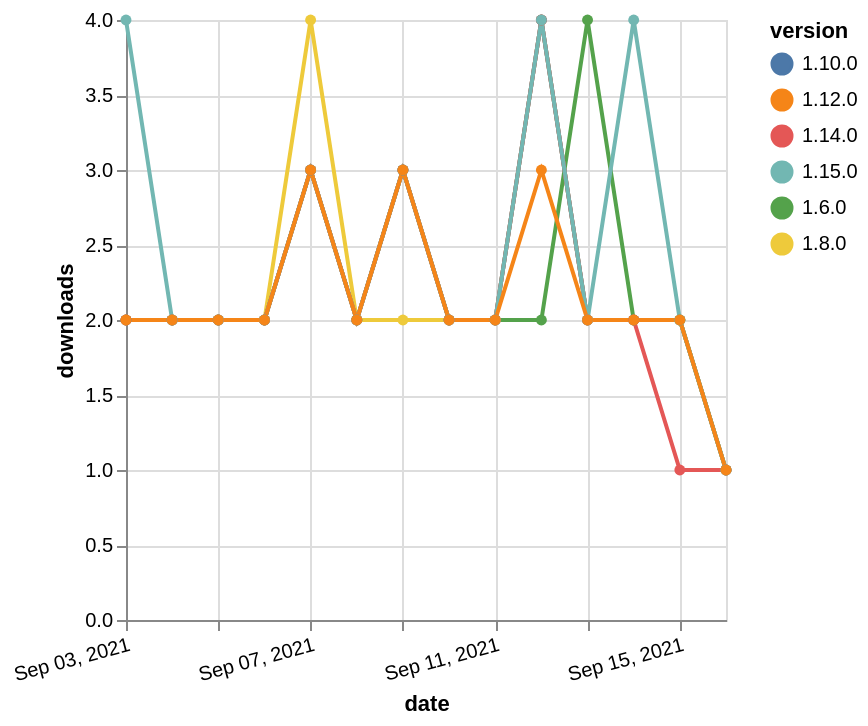

Source (Vega-Lite JSON):
### Vega-Lite specification from a JSON file in a GitHub repository (floating-point values rounded to 4 significant figures)
{"$schema": "https://vega.github.io/schema/vega-lite/v5.json", "description": "A simple bar chart with embedded data.", "data": {"values": [{"date": "2021-09-03", "total": 2356, "delta": 2, "version": "1.6.0"}, {"date": "2021-09-04", "total": 2358, "delta": 2, "version": "1.6.0"}, {"date": "2021-09-05", "total": 2360, "delta": 2, "version": "1.6.0"}, {"date": "2021-09-06", "total": 2362, "delta": 2, "version": "1.6.0"}, {"date": "2021-09-07", "total": 2365, "delta": 3, "version": "1.6.0"}, {"date": "2021-09-08", "total": 2367, "delta": 2, "version": "1.6.0"}, {"date": "2021-09-09", "total": 2370, "delta": 3, "version": "1.6.0"}, {"date": "2021-09-10", "total": 2372, "delta": 2, "version": "1.6.0"}, {"date": "2021-09-11", "total": 2374, "delta": 2, "version": "1.6.0"}, {"date": "2021-09-12", "total": 2376, "delta": 2, "version": "1.6.0"}, {"date": "2021-09-13", "total": 2380, "delta": 4, "version": "1.6.0"}, {"date": "2021-09-14", "total": 2382, "delta": 2, "version": "1.6.0"}, {"date": "2021-09-15", "total": 2384, "delta": 2, "version": "1.6.0"}, {"date": "2021-09-16", "total": 2385, "delta": 1, "version": "1.6.0"}, {"date": "2021-09-03", "total": 2458, "delta": 2, "version": "1.8.0"}, {"date": "2021-09-04", "total": 2460, "delta": 2, "version": "1.8.0"}, {"date": "2021-09-05", "total": 2462, "delta": 2, "version": "1.8.0"}, {"date": "2021-09-06", "total": 2464, "delta": 2, "version": "1.8.0"}, {"date": "2021-09-07", "total": 2468, "delta": 4, "version": "1.8.0"}, {"date": "2021-09-08", "total": 2470, "delta": 2, "version": "1.8.0"}, {"date": "2021-09-09", "total": 2472, "delta": 2, "version": "1.8.0"}, {"date": "2021-09-10", "total": 2474, "delta": 2, "version": "1.8.0"}, {"date": "2021-09-11", "total": 2476, "delta": 2, "version": "1.8.0"}, {"date": "2021-09-12", "total": 2480, "delta": 4, "version": "1.8.0"}, {"date": "2021-09-13", "total": 2482, "delta": 2, "version": "1.8.0"}, {"date": "2021-09-14", "total": 2484, "delta": 2, "version": "1.8.0"}, {"date": "2021-09-15", "total": 2486, "delta": 2, "version": "1.8.0"}, {"date": "2021-09-16", "total": 2487, "delta": 1, "version": "1.8.0"}, {"date": "2021-09-03", "total": 2139, "delta": 2, "version": "1.10.0"}, {"date": "2021-09-04", "total": 2141, "delta": 2, "version": "1.10.0"}, {"date": "2021-09-05", "total": 2143, "delta": 2, "version": "1.10.0"}, {"date": "2021-09-06", "total": 2145, "delta": 2, "version": "1.10.0"}, {"date": "2021-09-07", "total": 2148, "delta": 3, "version": "1.10.0"}, {"date": "2021-09-08", "total": 2150, "delta": 2, "version": "1.10.0"}, {"date": "2021-09-09", "total": 2153, "delta": 3, "version": "1.10.0"}, {"date": "2021-09-10", "total": 2155, "delta": 2, "version": "1.10.0"}, {"date": "2021-09-11", "total": 2157, "delta": 2, "version": "1.10.0"}, {"date": "2021-09-12", "total": 2161, "delta": 4, "version": "1.10.0"}, {"date": "2021-09-13", "total": 2163, "delta": 2, "version": "1.10.0"}, {"date": "2021-09-14", "total": 2165, "delta": 2, "version": "1.10.0"}, {"date": "2021-09-15", "total": 2167, "delta": 2, "version": "1.10.0"}, {"date": "2021-09-16", "total": 2168, "delta": 1, "version": "1.10.0"}, {"date": "2021-09-03", "total": 1490, "delta": 2, "version": "1.14.0"}, {"date": "2021-09-04", "total": 1492, "delta": 2, "version": "1.14.0"}, {"date": "2021-09-05", "total": 1494, "delta": 2, "version": "1.14.0"}, {"date": "2021-09-06", "total": 1496, "delta": 2, "version": "1.14.0"}, {"date": "2021-09-07", "total": 1499, "delta": 3, "version": "1.14.0"}, {"date": "2021-09-08", "total": 1501, "delta": 2, "version": "1.14.0"}, {"date": "2021-09-09", "total": 1504, "delta": 3, "version": "1.14.0"}, {"date": "2021-09-10", "total": 1506, "delta": 2, "version": "1.14.0"}, {"date": "2021-09-11", "total": 1508, "delta": 2, "version": "1.14.0"}, {"date": "2021-09-12", "total": 1512, "delta": 4, "version": "1.14.0"}, {"date": "2021-09-13", "total": 1514, "delta": 2, "version": "1.14.0"}, {"date": "2021-09-14", "total": 1516, "delta": 2, "version": "1.14.0"}, {"date": "2021-09-15", "total": 1517, "delta": 1, "version": "1.14.0"}, {"date": "2021-09-16", "total": 1518, "delta": 1, "version": "1.14.0"}, {"date": "2021-09-03", "total": 1028, "delta": 4, "version": "1.15.0"}, {"date": "2021-09-04", "total": 1030, "delta": 2, "version": "1.15.0"}, {"date": "2021-09-05", "total": 1032, "delta": 2, "version": "1.15.0"}, {"date": "2021-09-06", "total": 1034, "delta": 2, "version": "1.15.0"}, {"date": "2021-09-07", "total": 1037, "delta": 3, "version": "1.15.0"}, {"date": "2021-09-08", "total": 1039, "delta": 2, "version": "1.15.0"}, {"date": "2021-09-09", "total": 1042, "delta": 3, "version": "1.15.0"}, {"date": "2021-09-10", "total": 1044, "delta": 2, "version": "1.15.0"}, {"date": "2021-09-11", "total": 1046, "delta": 2, "version": "1.15.0"}, {"date": "2021-09-12", "total": 1050, "delta": 4, "version": "1.15.0"}, {"date": "2021-09-13", "total": 1052, "delta": 2, "version": "1.15.0"}, {"date": "2021-09-14", "total": 1056, "delta": 4, "version": "1.15.0"}, {"date": "2021-09-15", "total": 1058, "delta": 2, "version": "1.15.0"}, {"date": "2021-09-16", "total": 1059, "delta": 1, "version": "1.15.0"}, {"date": "2021-09-03", "total": 1642, "delta": 2, "version": "1.12.0"}, {"date": "2021-09-04", "total": 1644, "delta": 2, "version": "1.12.0"}, {"date": "2021-09-05", "total": 1646, "delta": 2, "version": "1.12.0"}, {"date": "2021-09-06", "total": 1648, "delta": 2, "version": "1.12.0"}, {"date": "2021-09-07", "total": 1651, "delta": 3, "version": "1.12.0"}, {"date": "2021-09-08", "total": 1653, "delta": 2, "version": "1.12.0"}, {"date": "2021-09-09", "total": 1656, "delta": 3, "version": "1.12.0"}, {"date": "2021-09-10", "total": 1658, "delta": 2, "version": "1.12.0"}, {"date": "2021-09-11", "total": 1660, "delta": 2, "version": "1.12.0"}, {"date": "2021-09-12", "total": 1663, "delta": 3, "version": "1.12.0"}, {"date": "2021-09-13", "total": 1665, "delta": 2, "version": "1.12.0"}, {"date": "2021-09-14", "total": 1667, "delta": 2, "version": "1.12.0"}, {"date": "2021-09-15", "total": 1669, "delta": 2, "version": "1.12.0"}, {"date": "2021-09-16", "total": 1670, "delta": 1, "version": "1.12.0"}]}, "width": "container", "mark": {"type": "line", "point": {"filled": true}}, "encoding": {"x": {"field": "date", "type": "temporal", "timeUnit": "yearmonthdate", "title": "date", "axis": {"labelAngle": -15}}, "y": {"field": "delta", "type": "quantitative", "title": "downloads"}, "color": {"field": "version", "type": "nominal"}, "tooltip": {"field": "delta"}}}
